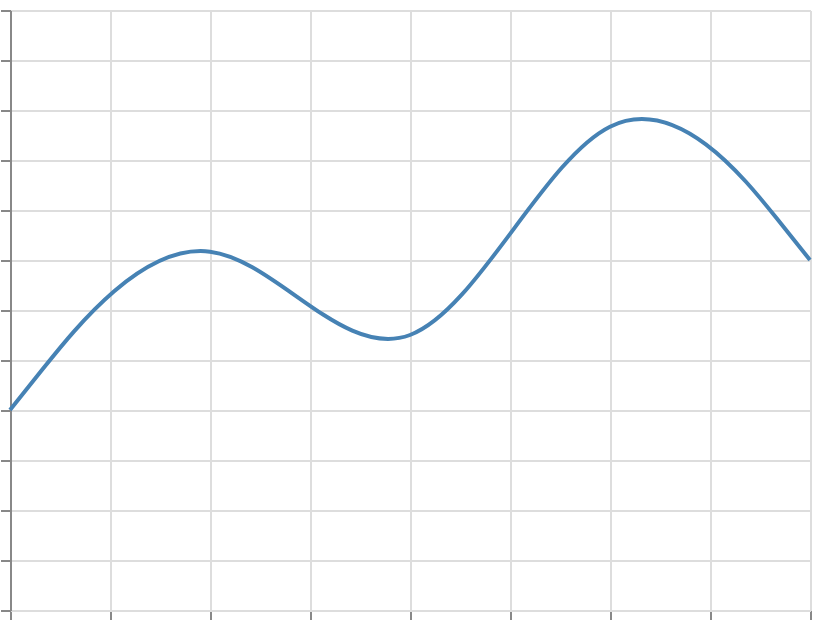

The specification (Vega-Lite) saved for this image:
### Vega specification from a JSON file in a GitHub repository (floating-point values rounded to 4 significant figures)
{"$schema": "https://vega.github.io/schema/vega/v6.json", "width": 400, "height": 300, "padding": 5, "autosize": "none", "data": [{"name": "table", "values": [{"x": 0, "y": 8}, {"x": 1, "y": 18}, {"x": 2, "y": 6}, {"x": 3, "y": 24}, {"x": 4, "y": 14}]}], "scales": [{"name": "x", "type": "linear", "domain": {"data": "table", "field": "x"}, "range": "width", "nice": true}, {"name": "y", "type": "linear", "domain": {"data": "table", "field": "y"}, "range": [{"signal": "height"}, 0], "nice": true}], "marks": [{"type": "line", "from": {"data": "table"}, "encode": {"update": {"x": {"scale": "x", "field": "x"}, "y": {"scale": "y", "field": "y"}, "stroke": {"value": "steelblue"}, "strokeWidth": {"value": 2}, "interpolate": {"value": "bundle"}, "tension": {"value": 1}}}}], "axes": [{"scale": "x", "orient": "bottom", "grid": true, "labels": false}, {"scale": "y", "orient": "left", "grid": true, "labels": false}]}
